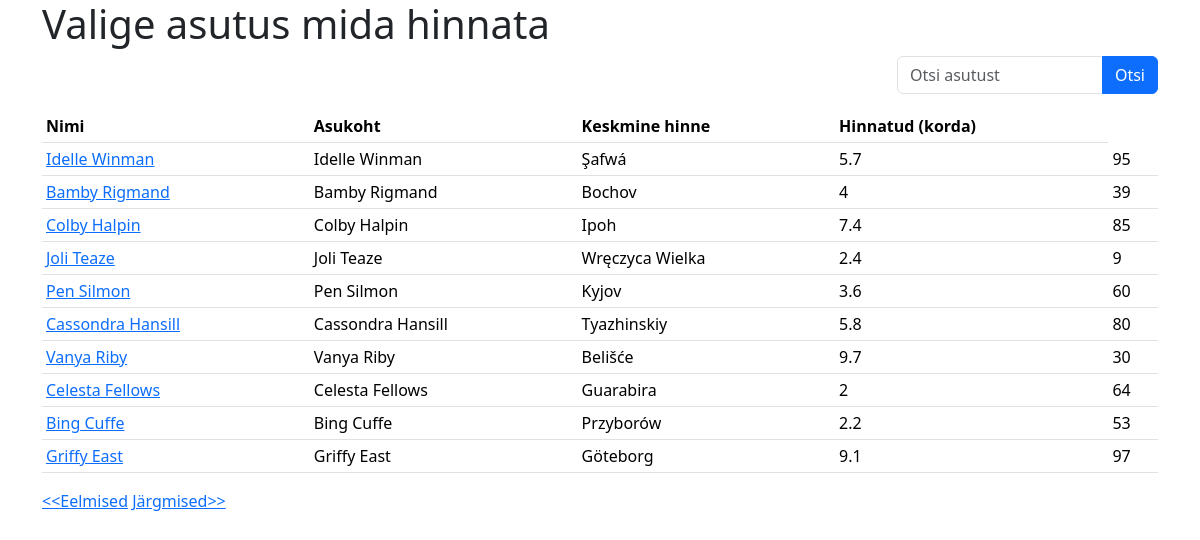
The page / on the database its author committed.
### tables this page shows
CREATE TABLE `toidukohad` (
  `id` int(6) NOT NULL,
  `nimi` varchar(255) NOT NULL,
  `asukoht` varchar(255) NOT NULL,
  `keskmine_hinne` double NOT NULL,
  `hinnatud` int(6) NOT NULL
);

### index.php (the view, shortened to what this page needs)
<?php include('config.php'); ?>
<!doctype html>
<html lang="et">
  <head>
    <link href="https://cdn.jsdelivr.net/npm/bootstrap@5.3.3/dist/css/bootstrap.min.css" rel="stylesheet">
  </head>
  <body>
    <?php
        if (!empty($_GET["s"])) {
            $s = $_GET["s"];
            $paring = 'SELECT * FROM toidukohad WHERE nimi LIKE "%'.$s.'%" ';
        } else {
            $algus = 0;
            $paring = "SELECT * FROM toidukohad LIMIT $algus,10";
        }
            $valjund = mysqli_query($yhendus, $paring);
    ?>
   <div class="container">
        <h1>Valige asutus mida hinnata</h1>
        <div class="row">
            <div class="col-9">
            </div>
            <div class="col-3 text-end">
            <form class="mb-3">
            <div class="input-group">
                <input type="text" class="form-control" name="s" placeholder="Otsi asutust" value="<?php if (!empty($_GET["s"])) echo $_GET["s"]; ?>">
                <button class="btn btn-primary" type="submit">Otsi</button>
            </div>
        </form>
            </div>
        </div>
        <table class="table table-sm">
            <tr>
                <th>Nimi</th>
                <th>Asukoht</th>
                <th>Keskmine hinne</th>
                <th>Hinnatud (korda)</th>
            </tr>
        <?php
        while($rida = mysqli_fetch_assoc($valjund)){
        ?>
            <tr>
                <td><a href="kohvik.php?id=<?php echo $rida['id']; ?>"><?php echo $rida['nimi']; ?></a></td>
                <td><?php echo $rida['nimi']; ?></td>
                <td><?php echo $rida['asukoht']; ?></td>
                <td><?php echo $rida['keskmine_hinne']; ?></td>
                <td><?php echo $rida['hinnatud']; ?></td>
            </tr>
            <?php
                }
            ?>
        </table>
        <a href="?prev=<?php echo $lopp;  ?>">&lt;&lt;Eelmised</a>
        <a href="?next=<?php echo $algus;  ?>">Järgmised&gt;&gt;</a>
    </div>
  </body>
</html>

### rows shown on the page
toidukohad: nimi "Idelle Winman", asukoht "Şafwá", keskmine_hinne "5.7", hinnatud "95"
toidukohad: nimi "Bamby Rigmand", asukoht "Bochov", keskmine_hinne "4", hinnatud "39"
toidukohad: nimi "Colby Halpin", asukoht "Ipoh", keskmine_hinne "7.4", hinnatud "85"
toidukohad: nimi "Joli Teaze", asukoht "Wręczyca Wielka", keskmine_hinne "2.4", hinnatud "9"
toidukohad: nimi "Pen Silmon", asukoht "Kyjov", keskmine_hinne "3.6", hinnatud "60"
toidukohad: nimi "Cassondra Hansill", asukoht "Tyazhinskiy", keskmine_hinne "5.8", hinnatud "80"
toidukohad: nimi "Vanya Riby", asukoht "Belišće", keskmine_hinne "9.7", hinnatud "30"
toidukohad: nimi "Celesta Fellows", asukoht "Guarabira", keskmine_hinne "2", hinnatud "64"
toidukohad: nimi "Bing Cuffe", asukoht "Przyborów", keskmine_hinne "2.2", hinnatud "53"
toidukohad: nimi "Griffy East", asukoht "Göteborg", keskmine_hinne "9.1", hinnatud "97"
